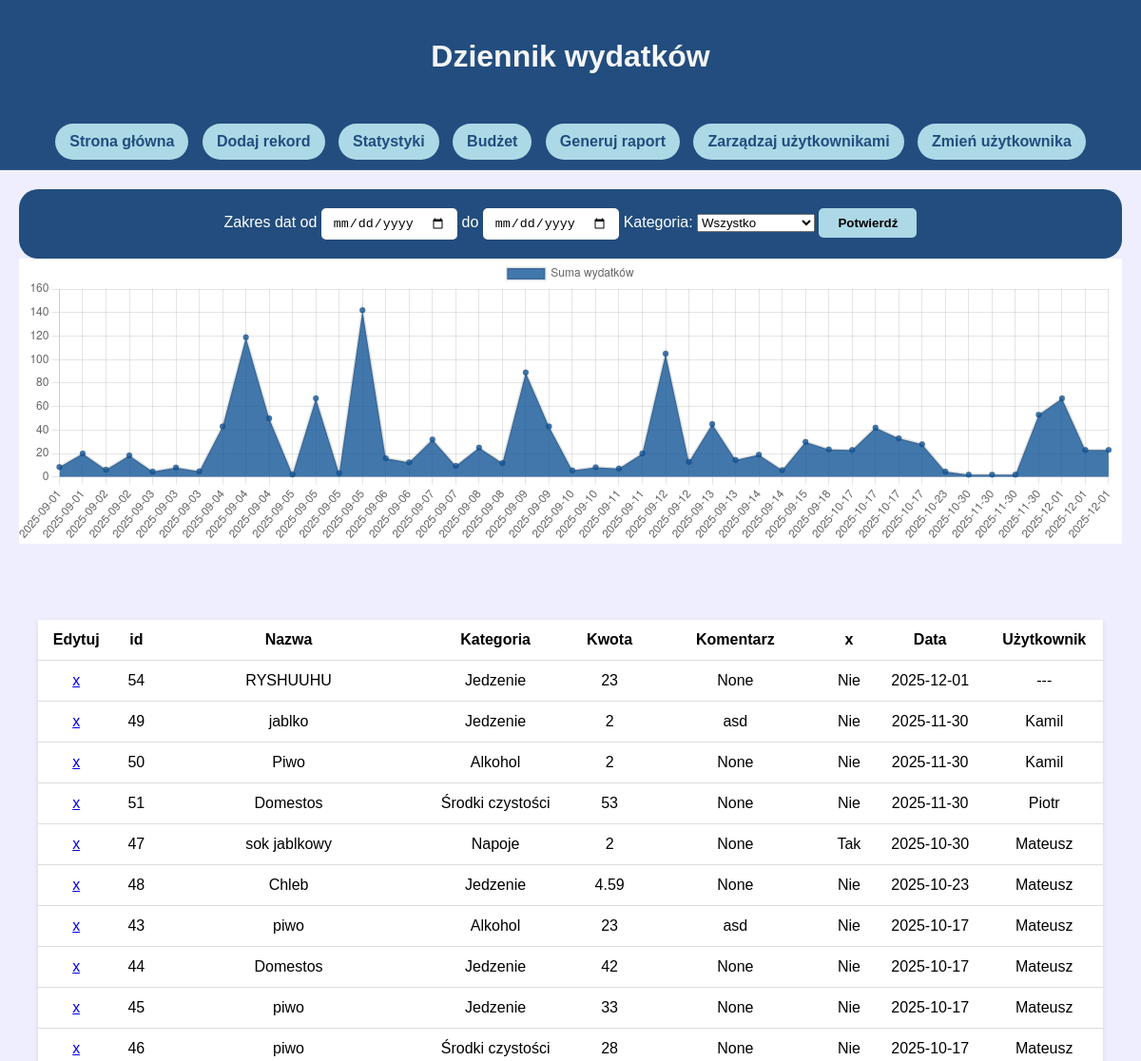
Page /stats (signed in, upper part) on the earlier database version.
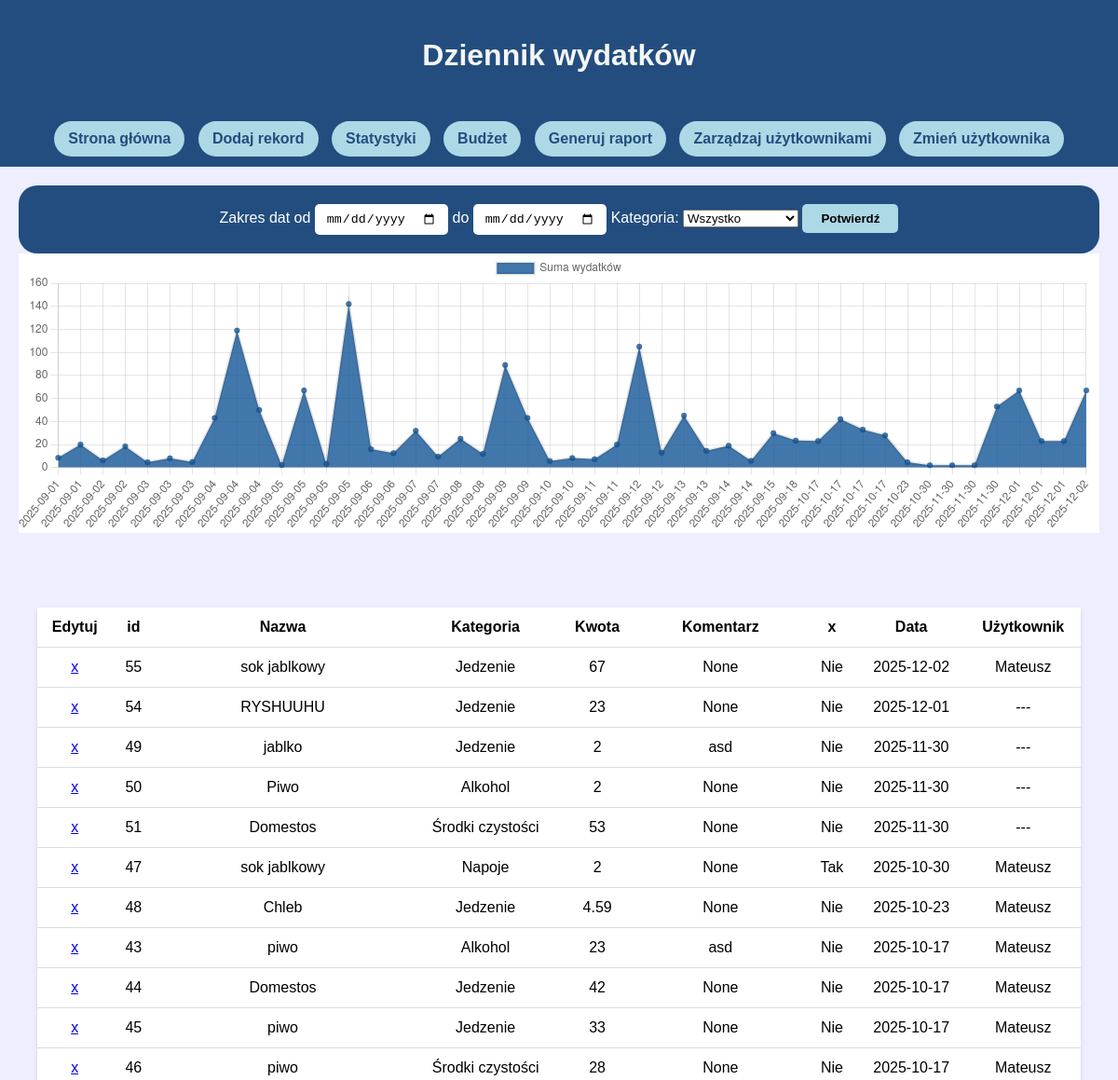
Same page on the later database version.
### tables this page shows
CREATE TABLE expenses (
    id INTEGER PRIMARY KEY AUTOINCREMENT,
    name TEXT NOT NULL,
    category INTEGER NOT NULL,    -- odwołanie do categories.id
    amount NUMERIC NOT NULL,      -- precyzyjniej do pieniędzy niż REAL
    comment TEXT,
    privExpense INTEGER NOT NULL, -- 0 lub 1
    date TEXT NOT NULL, uid INTEGER DEFAULT 1,           -- YYYY-MM-DD
    FOREIGN KEY(category) REFERENCES categories(id)
);

CREATE TABLE categories (
    id INTEGER PRIMARY KEY,       -- automatycznie UNIQUE i NOT NULL
    name TEXT NOT NULL
);

CREATE TABLE users (
    id INTEGER PRIMARY KEY AUTOINCREMENT,
    username TEXT UNIQUE NOT NULL
);

### app.py (the view, shortened to what this page needs)
@app.route('/stats', methods=['GET', 'POST'])
def stats():
    if 'uid' not in session:
        return redirect('/login')
    conn = get_db_connection()
    categories = generateCategories()
    chartData = conn.execute('''SELECT amount, date FROM expenses
                                ORDER BY date''').fetchall()
    expenses = conn.execute('''SELECT e.id, e.name, c.name AS category, e.amount, e.comment, e.privExpense, e.date, u.username
                               FROM expenses e
                                JOIN categories c ON e.category = c.id  JOIN users u ON e.uid = u.id
                               ORDER BY e.date DESC''').fetchall()
    conn.close()
    labels = [row["date"] for row in chartData]
    values = [row["amount"] for row in chartData]
    return render_template('stats.html', labels=labels, values=values, expenses = expenses, categories = categories, user=userName())

### app.py (called while the page is built)
def get_db_connection():
    conn = sqlite3.connect('database.db')
    conn.row_factory = sqlite3.Row
    return conn

def generateCategories():
    conn = get_db_connection()
    categories = conn.execute('''SELECT id, name FROM categories''').fetchall()
    categories.append(categories.pop(0))
    return categories

def userName():
    if 'uid' not in session:
        return "Nie zalogowano"
    conn = get_db_connection()
    name = conn.execute('''SELECT username FROM users WHERE id = ?''', (session['uid'],)).fetchone()
    conn.close()
    if name is None:
        return "Nie zalogowano"
    return name[0]

### templates/stats.html (shortened to what this page needs)
<!DOCTYPE html>
<html lang="pl">
<head>
    <link rel="stylesheet" href="{{ url_for('static', filename='css/style.css') }}">
</head>
<body>
    <div class="wrapper">
        <header>
            <h1>Dziennik wydatków</h1>
        </header>
        <nav>
            <a href="{{ url_for('index')}}" class="navButton">Strona główna</a>
            <a href="{{ url_for('add')}}" class="navButton">Dodaj rekord</a>
            <a href="{{ url_for('stats')}}" class="navButton">Statystyki</a>
            <a href="{{ url_for('budget')}}" class="navButton">Budżet</a>
            <a href="{{ url_for('report')}}" class="navButton">Generuj raport</a>
            <a href="{{ url_for('manageUsers')}}" class="navButton">Zarządzaj użytkownikami</a>
            <a href="{{ url_for('login')}}" class="navButton">Zmień użytkownika</a>
        </nav>
        <main>
            <div class="dataInput">
                <form action="" method="POST">
                    Zakres dat od
                    <input type="date" name="firstDate"> do
                    <input type="date" name="secondDate">
                    Kategoria:
                    <select name="category" id="category">
                        <option value="every">Wszystko</option>
                    </select>
                    <input type="submit" value="Potwierdź">
                </form>
            </div>
            <div class="chart">
                <canvas id="myChart"></canvas>
                <script>
                    const labels = {{ labels|tojson }};
                    const values = {{ values|tojson }};
                    const ctx = document.getElementById("myChart").getContext("2d");
                    new Chart(ctx, {
                        type: "line",
                        data: {
                            labels: labels,
                            datasets: [{
                                label: "Suma wydatków",
                                data: values,
                                fill: true,
                                backgroundColor: "rgba(19, 86, 151, 0.8)",
                                // lineTension: 0.5
                            }]
                        },
                        options: {
                            responsive: true,
                            maintainAspectRatio: false,
                            plugins: {
                                legend: { display: true }
                            }
                        }
                    });
                </script>
            </div>
        </main>
        <section>
            <table>
                <thead>
                    <tr>
                        <th>Edytuj</th>
                        <th>id</th>
                        <th>Nazwa</th>
                        <th>Kategoria</th>
                        <th>Kwota</th>
                        <th>Komentarz</th>
                        <th>x</th>
                        <th>Data</th>
                        <th>Użytkownik</th>
                    </tr>
                </thead>
                <tbody>
                    {% for expense in expenses %}
                    <tr>
                        <td><a href="{{ url_for('edit', id=expense.id) }}">x</a></td>
                        <td>{{ expense.id }}</td>
                        <td>{{ expense.name }}</td>
                        <td>{{ expense.category }}</td>
                        <td>{{ expense.amount }}</td>
                        <td>{{ expense.comment }}</td>
                        <td>{{ "Tak" if expense.privExpense == 1 else "Nie" }}</td>
                        <td>{{ expense.date }}</td>
                        <td>{{ expense.username }}</td>
                    </tr>
                    {% endfor %}
                </tbody>
            </table>
        </section>
    </div>
</body>
</html>

Differences in the rows shown:
added expenses: id "55", name "sok jablkowy", category "Jedzenie", amount "67", comment "None", privExpense "Nie", date "2025-12-02", username "Mateusz"
changed expenses "jablko": username "Kamil" → "---"
changed expenses "Piwo": username "Kamil" → "---"
changed expenses id 51: username "Piotr" → "---"
Other differences:
chart data {{ values|tojson }}: [8.5, 19.99, 6.2, 18.49, 4.59, 7.99, 4.8, 43, 119, 49.9, 2.3, 67, 3.2, 142, 15.99, 12.5, 32, 9.4, 24.99, 11.9, 89, 43, 5.7, 8.3, 7.2, 20, 105, 12.9, 45, 14.5, 18.99, 5.9, 29.9, 23.42, 23, 42, 33, 28, 4.59, 2, 2, 2, 53, 67, 23, 23] → [8.5, 19.99, 6.2, 18.49, 4.59, 7.99, 4.8, 43, 119, 49.9, 2.3, 67, 3.2, 142, 15.99, 12.5, 32, 9.4, 24.99, 11.9, 89, 43, 5.7, 8.3, 7.2, 20, 105, 12.9, 45, 14.5, 18.99, 5.9, 29.9, 23.42, 23, 42, 33, 28, 4.59, 2, 2, 2, 53, 67, 23, 23, 67]
